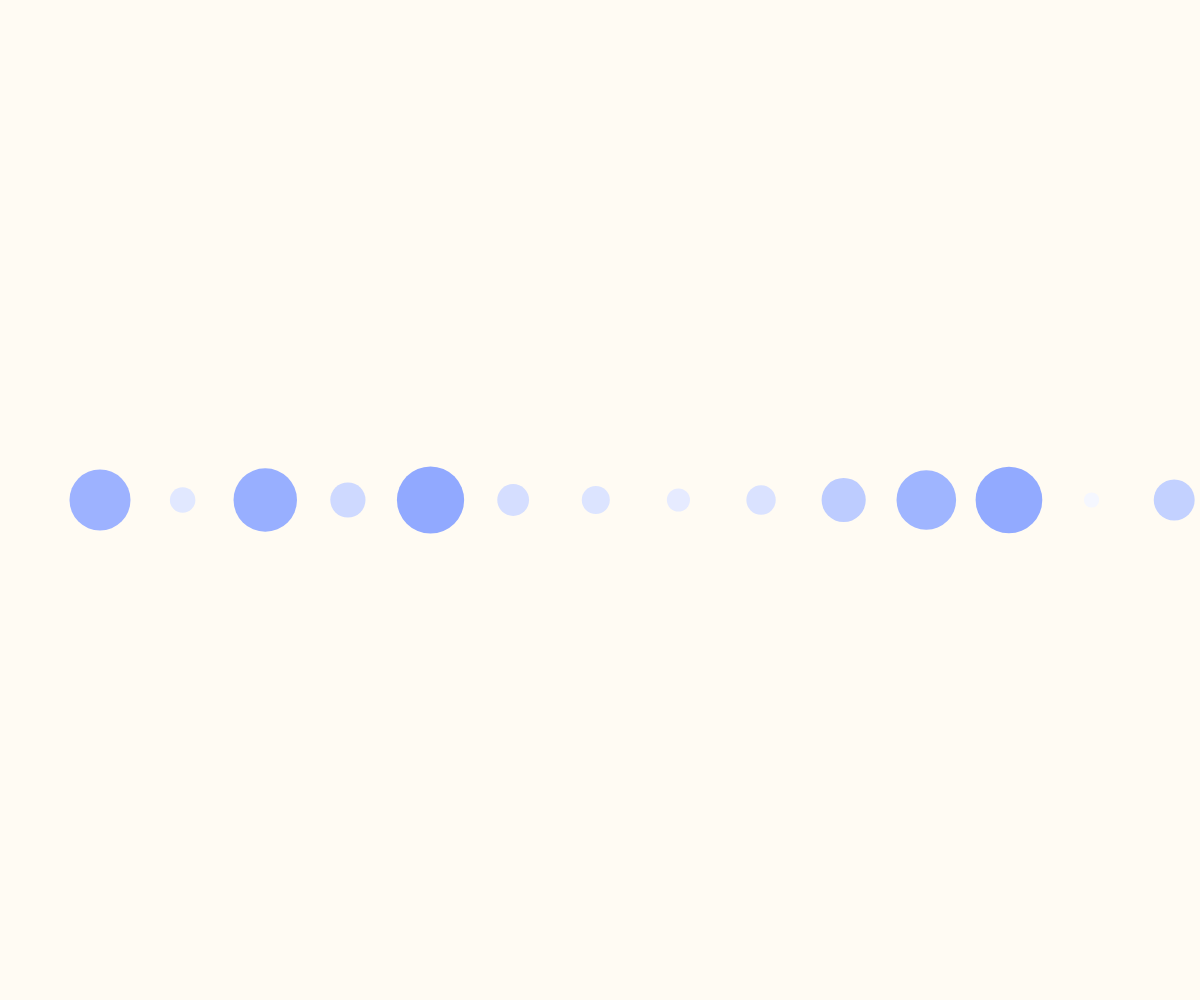
Frame 1 (no input)
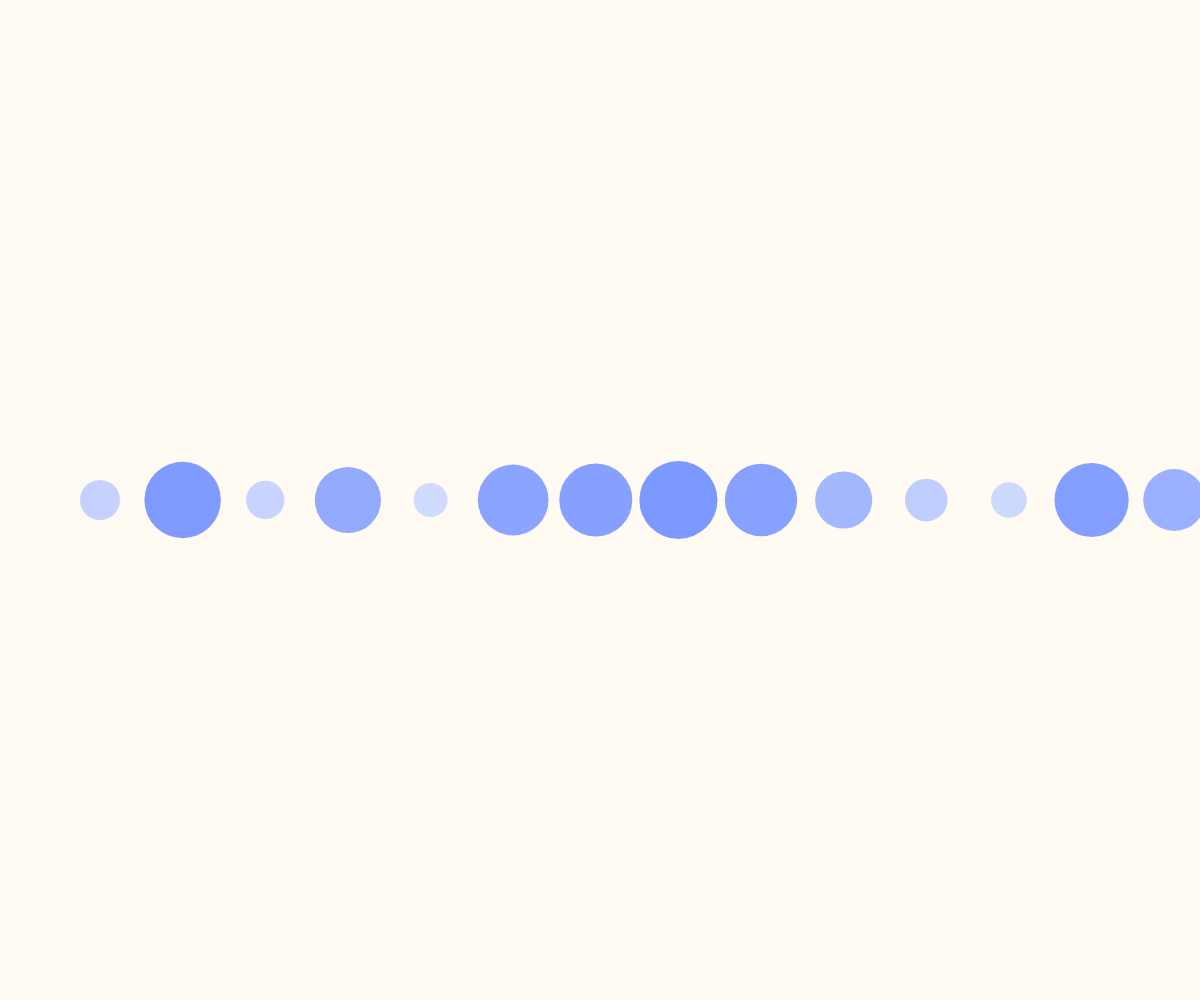
Frame 60 (no input)
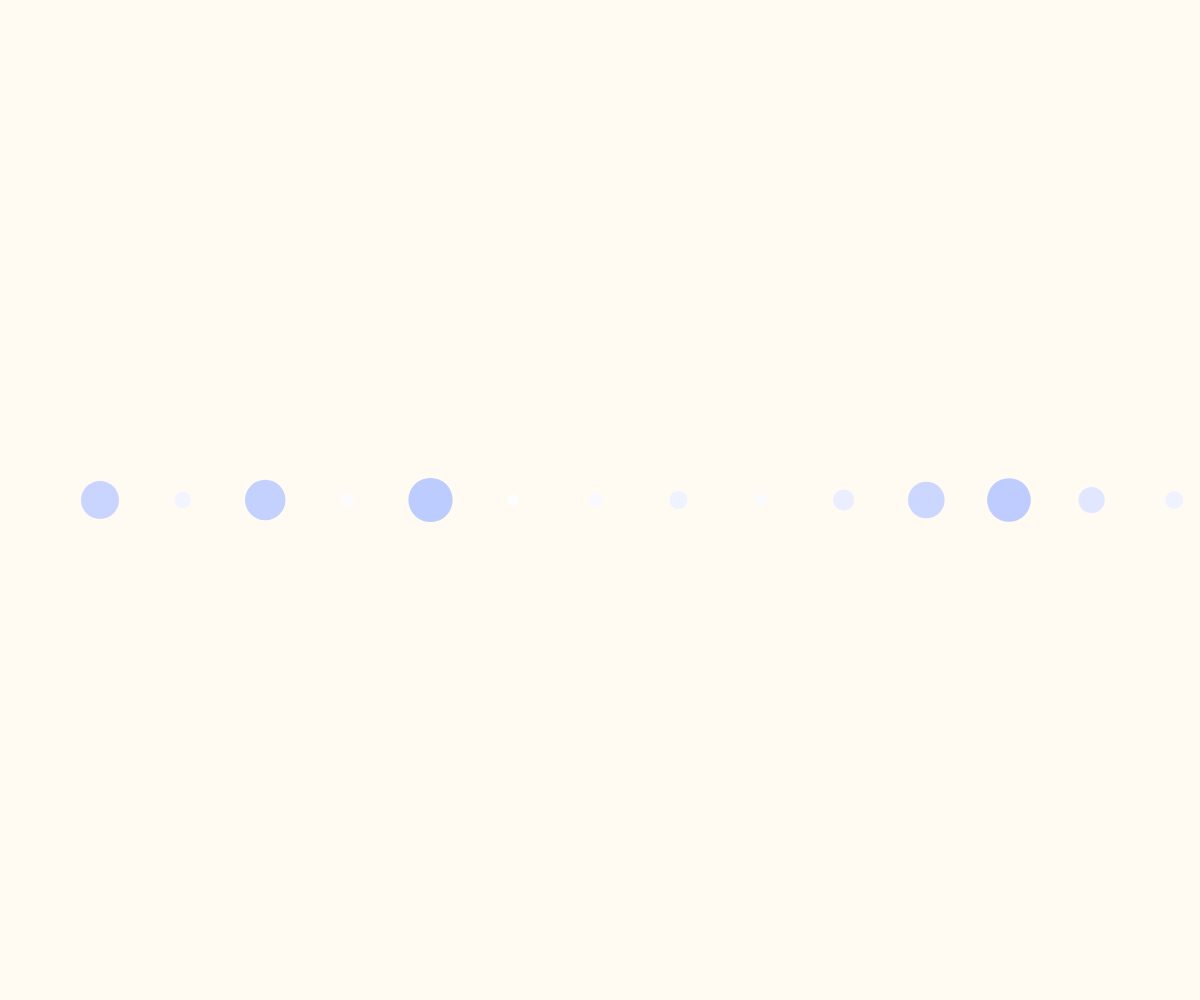
Frame 120 (the mouse pressed at the canvas centre since frame 60)

The p5.js sketch that drew these frames (run headless with seeded random() and noise() and a simulated clock; from frame 60 on, the mouse is pressed at the canvas centre):

// p5.js sketch
// ── sketch.js
let numCircles = 20;
let minSize = 10;
let maxSize = 80;
let growthSpeed = 1;
let circleSizes = [];
let growing = [];
let spacing = 30; // Espaciado entre círculos

function setup() {
  createCanvas(windowWidth, windowHeight);
  noStroke();

  // Inicializar tamaños de los círculos y dirección de crecimiento
  for (let i = 0; i < numCircles; i++) {
    circleSizes[i] = random(minSize, maxSize);
    growing[i] = true; // Los círculos comienzan creciendo
  }
}

function draw() {
  background(255, 251, 243);
  
  for (let i = 0; i < numCircles; i++) {
    let x = map(i, 0, numCircles - 1, 100, width - 100); // Posición x

    // Aplicar espaciado
    x += i * spacing;

    // Actualizar el tamaño de los círculos
    if (growing[i]) {
      circleSizes[i] += growthSpeed;
      if (circleSizes[i] > maxSize) {
        growing[i] = false; // Si alcanza el tamaño máximo, comienza a decrecer
      }
    } else {
      circleSizes[i] -= growthSpeed;
      if (circleSizes[i] < minSize) {
        growing[i] = true; // Si alcanza el tamaño mínimo, comienza a crecer
      }
    }

    // Degradado de blanco a azul
    let colorR = map(circleSizes[i], minSize, maxSize, 255, 120); // Degradado de blanco a un azul más oscuro
    let colorG = map(circleSizes[i], minSize, maxSize, 255, 150); 
    let colorB = map(circleSizes[i], minSize, maxSize, 255, 255); // Más azul a medida que el tamaño crece
    
    fill(colorR, colorG, colorB);
    ellipse(x, height / 2, circleSizes[i], circleSizes[i]);
  }
}
